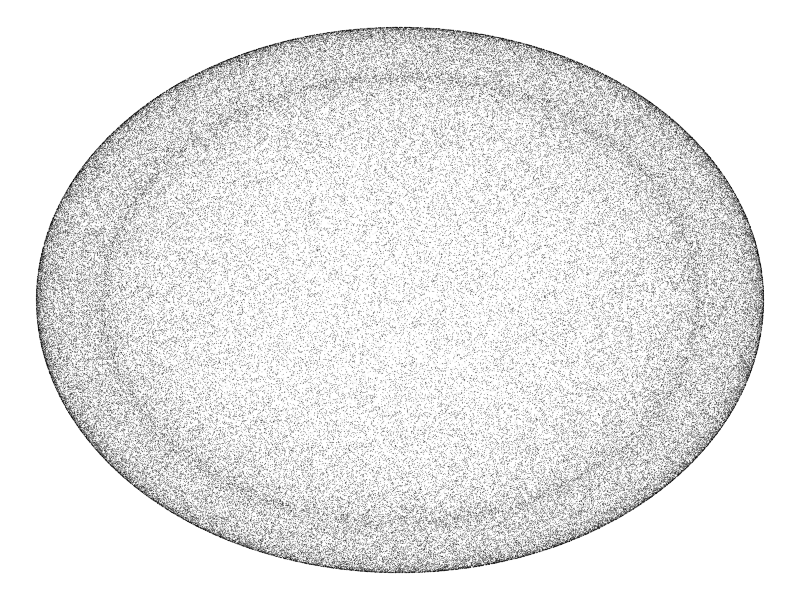
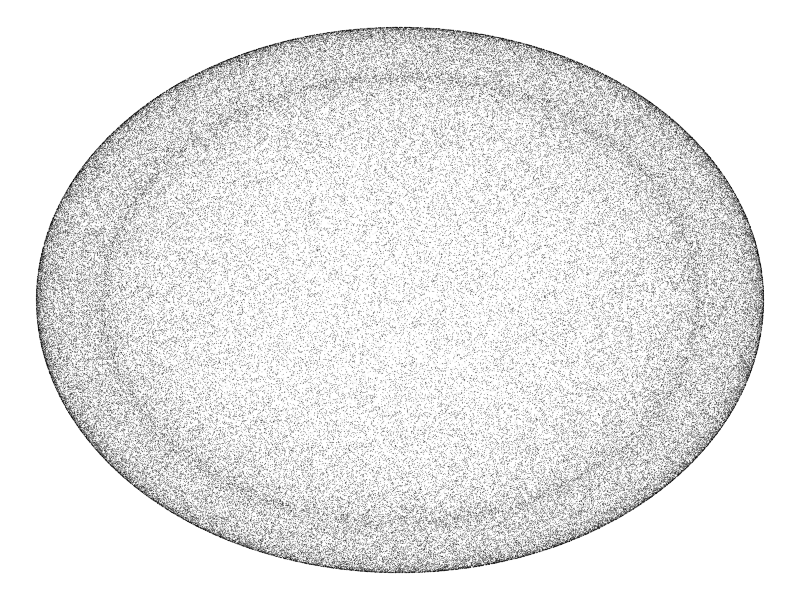

Recreate these plots in R, in order.
library(ggplot2)

unit_tetra <- cbind(
  c(1, 1, 1),
  c(-1, -1, 1),
  c(-1, 1, -1),
  c(1, -1, -1)
)

rotate_x <- function(theta) {
  return(
    matrix(c(
      1, 0, 0,
      0, cos(theta), -sin(theta),
      0, sin(theta), cos(theta)
    ), nrow=3, ncol=3, byrow=TRUE)
  )
}

rotate_y <- function(theta) {
  return(
    matrix(c(
      cos(theta), 0, sin(theta),
      0, 1, 0,
      -sin(theta), 0, cos(theta)
    ), nrow=3, ncol=3, byrow=TRUE)
  )
}

rotate_z <- function(theta) {
  return(
    matrix(c(
      cos(theta), -sin(theta), 0,
      sin(theta), cos(theta), 0,
      0, 0, 1
    ), nrow=3, ncol=3, byrow=TRUE)
  )
}


# return 3x3
# pure function
# can use general formula instead! faster!
random_rotation <- function() {
  angles <- runif(3, 0, 2*pi)
  return(
    rotate_z(angles[3]) %*% rotate_y(angles[2]) %*% rotate_x(angles[1])
  )
}


# takes 3xN and projects to 2-space
projection <- function(object, axis="x") {
  p <- matrix(c(
    1, 0, 0,
    0, 1, 0
  ), nrow=2, ncol=3, byrow=TRUE)
  return(p %*% object)
}

# unit_cube
# rotate_x(0.5)

coords_to_df <- function(m) {
  df <- as.data.frame(t(m))
  colnames(df) <- c("x", "y")
  return(df)
}


# projection(unit_cube)

# df <- coords_to_df(projection(unit_cube))
# df <- coords_to_df(projection(random_rotation() %*% (unit_cube + 1)))
# df
# ggplot(df, aes(x, y)) +
#   geom_point()



plot_rotations <- function(n=10) {
  vectors <- projection(random_rotation() %*% unit_tetra)
  for (i in 1:(n-1)) {
    vectors <- cbind(vectors, projection(random_rotation() %*% unit_tetra))
  }
  df <- coords_to_df(vectors)
  ggplot(df, aes(x, y)) +
    geom_point(alpha=0.2, size=0.05, stroke=0.1, color="#000000") + 
    theme_void()
}

plot_rotations(50000)

# ggsave("test_tetra.png", units="px", width=2000, height=2000, bg="#2f2633", dpi="retina")

ggsave("test_tetra.png", units="px", width=2000, height=2000, bg="#FFFFFF", dpi="retina")



# plot_rotations <- function(n=10) {
#   vectors <- projection(random_rotation() %*% (unit_cube))
#   for (i in 1:(n-1)) {
#     vectors <- cbind(vectors, projection(random_rotation() %*% (unit_cube)))
#   }
#   df <- coords_to_df(vectors)
#   ggplot(df, aes(x, y)) +
#     geom_point(alpha=0.1, size=0.03, stroke=0) + 
#     theme_void()
# }
# 
# plot_rotations(10000)
# 
# ggsave("test_cube2.png", units="px", width=2000, height=2000, bg="#ffffff", dpi="retina")





